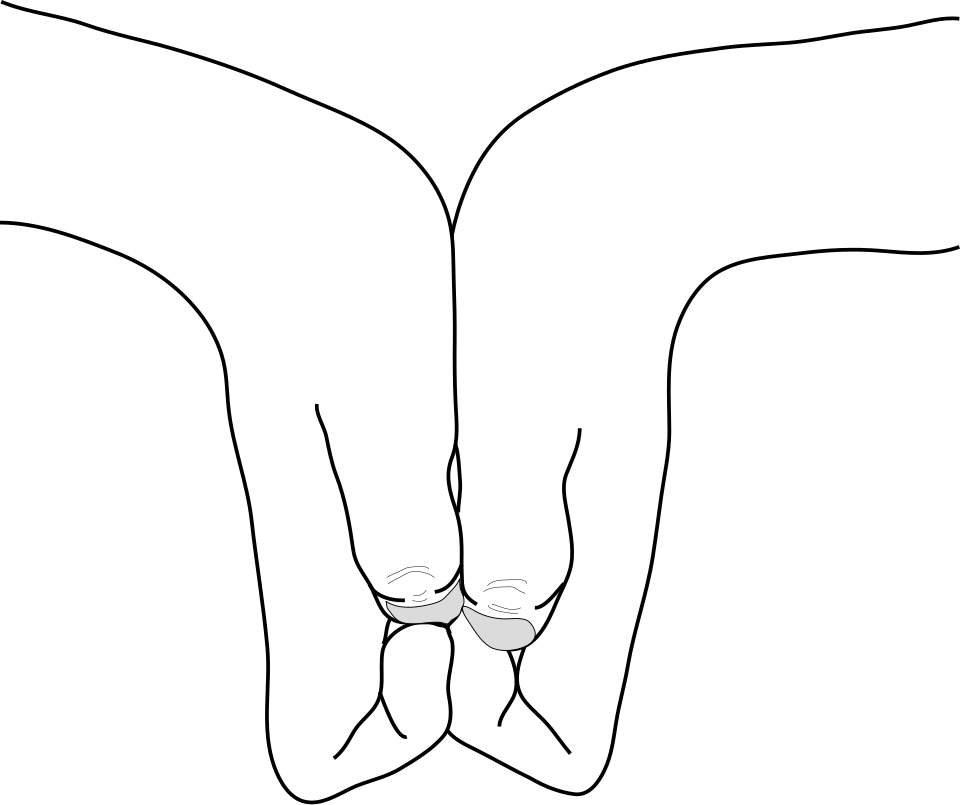
#> input picture gesture_references/_sources/signs/boar.png, 960 x 805 px; its folder holds only this picture in this run
$ python build_bold_signs.py
#> lines starting #> are read from the running program, lines starting #| are printed output that depends on the picture; after the words box and inside, x2 and y2 are one past the last pixel; in counts of white or black regions, pixels touching at a corner belong together
"""Build the bold hand-sign drawings the web app shows in its sequence cards.

Run:  python tools/build_bold_signs.py

Reads gesture_references/_sources/signs/*.png (thin black line art, 960 px wide; Schlum, Wikimedia
Commons, CC BY-SA 4.0) and writes gesture_references/_sources/signs_bold/ (same names, same size,
transparent background). The originals are not changed.

Every stroke is widened in proportion to its own width, around its own centre line, so the main
outlines stay heavier than the finger creases and the hands keep exactly their shape and position;
the finest lines get a minimum width so they stay visible, and the ink is near-black. Per drawing the
factor is chosen so the outlines come out about TARGET_PX wide ON SCREEN in the sequence tiles: a
drawing shown smaller (a tall one in a wide tile) gets proportionally heavier lines, so all of them
look equally bold side by side. The grey nail fills are kept (slightly darker).
"""

import sys
from pathlib import Path

import cv2
import numpy as np
from scipy import ndimage

ROOT = Path(__file__).resolve().parents[1]
SRC = ROOT / "gesture_references" / "_sources" / "signs"
OUT = ROOT / "gesture_references" / "_sources" / "signs_bold"

TARGET_PX = 1.6          # outline width on screen in the sequence tiles (CSS px)
CREASE_SHARE = 0.38      # the thinnest lines are at least this share of the outline width
UP = 3                   # work at 3x for smooth, anti-aliased edges
INK = (16, 20, 26)       # BGR: near-black #1a1410
NAIL = (190, 190, 190)   # nail fill (the source has 219)
# where the drawings are shown (CSS px): the drawing box of a tile on the Live page (2 x 2) and on
# Home / Practice (4 in a row); the scale used is the geometric mean of the two
BOXES = [(137, 65), (165, 121)]

CREDITS = """Bold hand-seal line art in this folder (used by the web app's sequence cards)
=====================================================================

Adapted from the drawings in ../signs (Schlum, Wikimedia Commons, "Naruto Mudra" series, vectorized
from photographs), CC BY-SA 4.0  https://creativecommons.org/licenses/by-sa/4.0/
See ../signs/CREDITS.txt for the original files and their sources.

Changes: lines thickened in proportion to their width and darkened to near-black, nail fill
darkened, white background made transparent (tools/build_bold_signs.py). The shapes and positions
of the hands are unchanged. These adapted drawings are CC BY-SA 4.0 as well.

rasengan_palm.png is SHINOBI AI's own drawing (see ../signs/CREDITS.txt), thickened the same way.
"""


def stroke_width(gray):
    """Median width (px) of the dark strokes: twice the distance-map value on their centre lines."""
    g = cv2.resize(gray, None, fx=UP, fy=UP, interpolation=cv2.INTER_CUBIC)
    ink = (g < 128).astype(np.uint8)
    dt = cv2.distanceTransform(ink, cv2.DIST_L2, 5)
    ridge = (dt > 0) & (dt >= ndimage.maximum_filter(dt, size=3) - 1e-6)
    return float(np.median(2 * dt[ridge] / UP))


def display_scale(w, h):
    """How much a w x h drawing is scaled down in the tiles (object-fit: contain)."""
    return float(np.exp(np.mean([np.log(min(bw / w, bh / h)) for bw, bh in BOXES])))


def bolden(gray, factor, min_width):
    """Each ink pixel becomes a disc of radius factor x its distance to the edge (at least
    min_width / 2): the union is every stroke widened around its centre line."""
    h, w = gray.shape
    g = cv2.resize(gray, None, fx=UP, fy=UP, interpolation=cv2.INTER_CUBIC).astype(np.float32)
    ink = (g < 175).astype(np.uint8)                    # the thin creases are dark grey, not black
    nail = ((g >= 200) & (g < 235)).astype(np.uint8)    # flat grey fills (the anti-aliased rims of
    nail = cv2.morphologyEx(nail, cv2.MORPH_OPEN,       # the lines are thinner and are removed)
                            cv2.getStructuringElement(cv2.MORPH_ELLIPSE, (3 * UP + 1, 3 * UP + 1)))
    dt = cv2.distanceTransform(ink, cv2.DIST_L2, 5)
    radius = np.where(ink > 0, np.maximum(dt * factor, min_width * UP / 2), 0)
    out = ink.copy()
    for r in range(1, int(np.ceil(radius.max())) + 1):
        centres = (radius >= r).astype(np.uint8)
        if not centres.any():
            break
        out |= cv2.dilate(centres, cv2.getStructuringElement(cv2.MORPH_ELLIPSE, (2 * r + 1, 2 * r + 1)))
    a_ink = cv2.resize(out.astype(np.float32), (w, h), interpolation=cv2.INTER_AREA)
    a_nail = cv2.resize(nail.astype(np.float32), (w, h), interpolation=cv2.INTER_AREA) * (1 - a_ink)
    alpha = a_ink + a_nail
    rgb = (np.array(INK, np.float32) * a_ink[..., None] + np.array(NAIL, np.float32) * a_nail[..., None]) \
        / np.maximum(alpha, 1e-6)[..., None]
    return np.dstack([np.clip(rgb, 0, 255), np.clip(alpha * 255, 0, 255)]).round().astype(np.uint8)


def main():
    OUT.mkdir(exist_ok=True)
    for path in sorted(SRC.glob("*.png")):
        gray = cv2.imread(str(path), cv2.IMREAD_GRAYSCALE)
#> gray is the input picture: shape (805, 960); min 0, max 255, mean 249.1
        h, w = gray.shape
#> h = 805; w = 960
        width = TARGET_PX / display_scale(w, h)         # outline width wanted, in source pixels
#> width = 14.52
        factor = width / stroke_width(gray)
#> in stroke_width, `ink = (g < 128).astype(np.uint8)`:
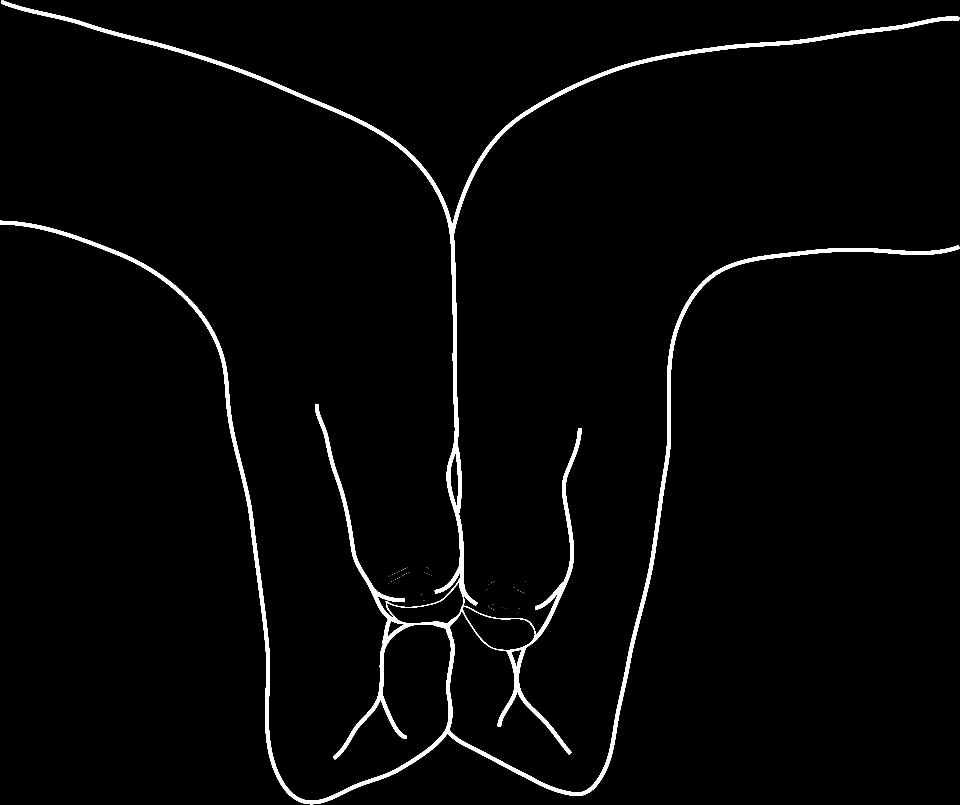
#> ink: shape (2415, 2880) (shown at 1/3 size); values 0 (black) and 1 (white), 2.3% white; 51 white regions (50 under 20 px), largest, box (x1, y1, x2, y2) and area: (0, 0, 2880, 2413) 157041
#> in stroke_width, `ridge = (dt > 0) & (dt >= ndimage.maximum_filter(dt, size=3) - 1e-6)`:
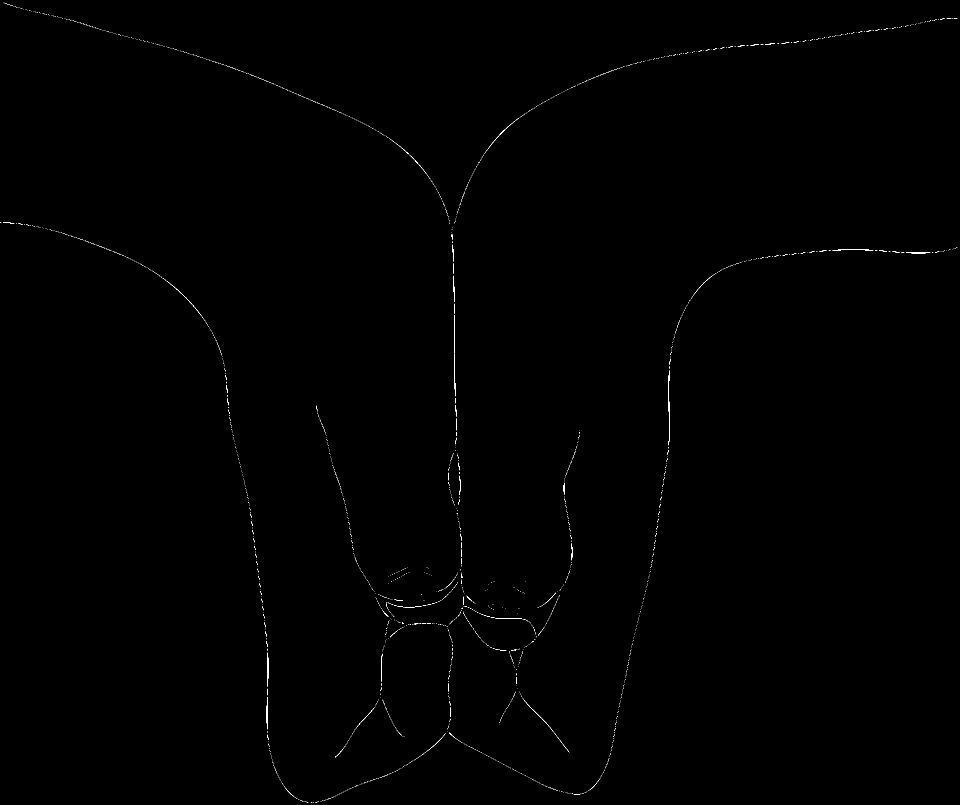
#> ridge: shape (2415, 2880) bool (shown at 1/3 size); 0.13% white in thin lines or dots
#> factor = 3.76
        cv2.imwrite(str(OUT / path.name), bolden(gray, factor, CREASE_SHARE * width))
#> in bolden, `ink = (g < 175).astype(np.uint8)`: ink: shape (2415, 2880); values 0 (black) and 1 (white), 2.5% white; 45 white regions (7 under 20 px), largest, box (x1, y1, x2, y2) and area: (0, 0, 2880, 2414) 175499, (1522, 1737, 1566, 1740) 122, (1240, 1698, 1276, 1701) 104
#> in bolden, `nail = ((g >= 200) & (g < 235)).astype(np.uint8)`: nail: shape (2415, 2880); values 0 (black) and 1 (white), 0.66% white; 2973 white regions (2864 under 20 px), largest, box (x1, y1, x2, y2) and area: (1390, 1822, 1602, 1949) 14588, (1162, 1749, 1388, 1868) 11173, (1370, 908, 1372, 1142) 239
#> in bolden, `nail = cv2.morphologyEx(nail, cv2.MORPH_OPEN,`: nail: shape (2415, 2880); values 0 (black) and 1 (white), 0.36% white; 2 white regions, box (x1, y1, x2, y2) and area: (1393, 1825, 1603, 1949) 14161, (1168, 1762, 1389, 1868) 10804
#> the loop in bolden, `for r in range(1, int(np.ceil(radius.max())) + 1):` made 43 passes
#> pass 1, in bolden, `out |= cv2.dilate(centres, cv2.getStructuringElement(cv2.MORPH_ELLIPSE..`:
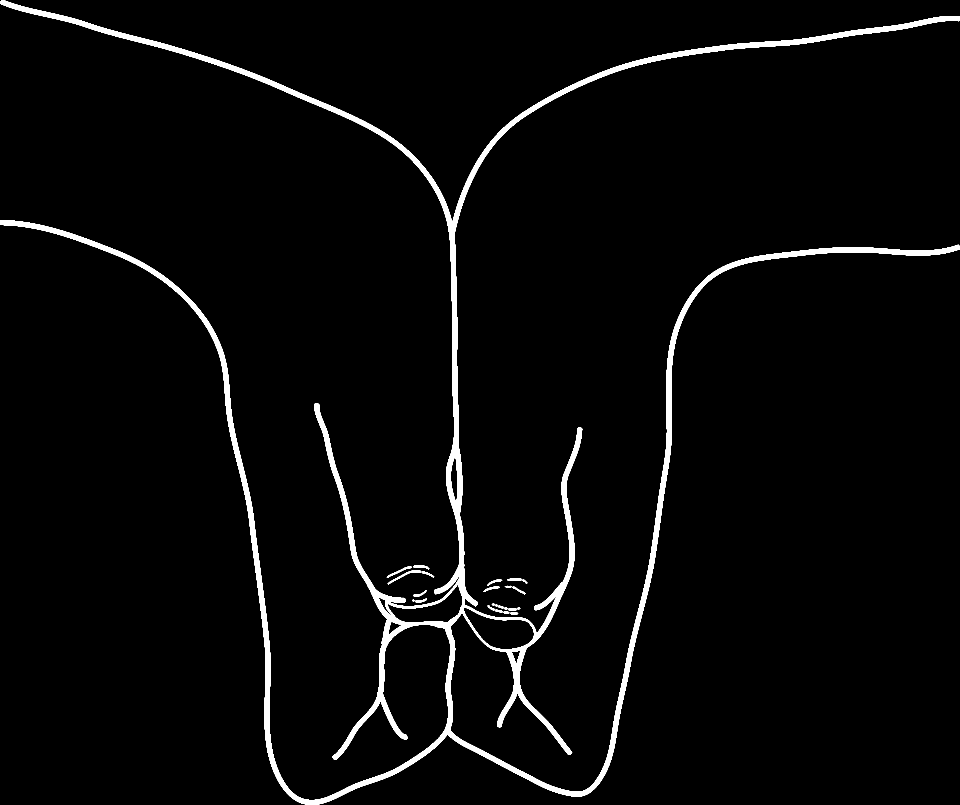
#> out: shape (2415, 2880) (shown at 1/3 size); values 0 (black) and 1 (white), 3% white; 19 white regions, largest, box (x1, y1, x2, y2) and area: (0, 0, 2880, 2415) 202467, (1163, 1712, 1264, 1753) 481, (1160, 1700, 1236, 1734) 343
#> after the loop in bolden, `for r in range(1, int(np.ceil(radius.max())) + 1):`: centres: shape (2415, 2880); every value is 0
#> after the loop in bolden, `for r in range(1, int(np.ceil(radius.max())) + 1):`:
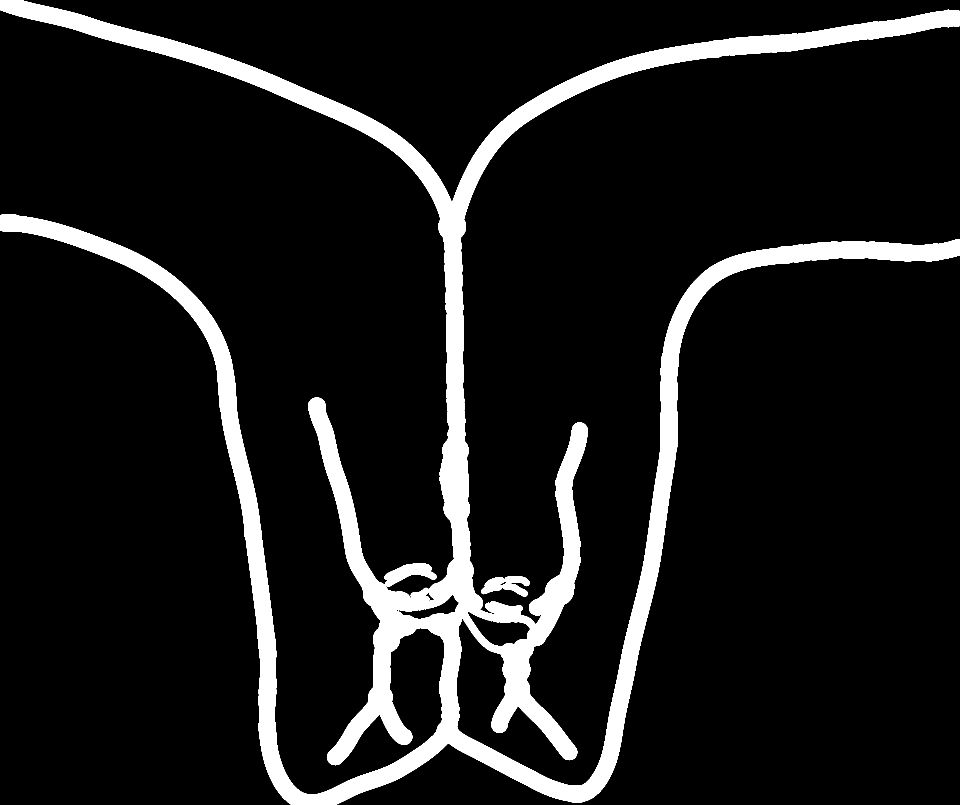
#> out: shape (2415, 2880) (shown at 1/3 size); values 0 (black) and 1 (white), 10% white; 4 white regions, box (x1, y1, x2, y2) and area: (0, 0, 2880, 2415) 685739, (1153, 1690, 1310, 1760) 5381, (1443, 1729, 1589, 1783) 3502, (1507, 1750, 1583, 1790) 1417
#> in bolden, `rgb = (np.array(INK, np.float32) * a_ink[..., None] + np.array(NAIL, n..`:
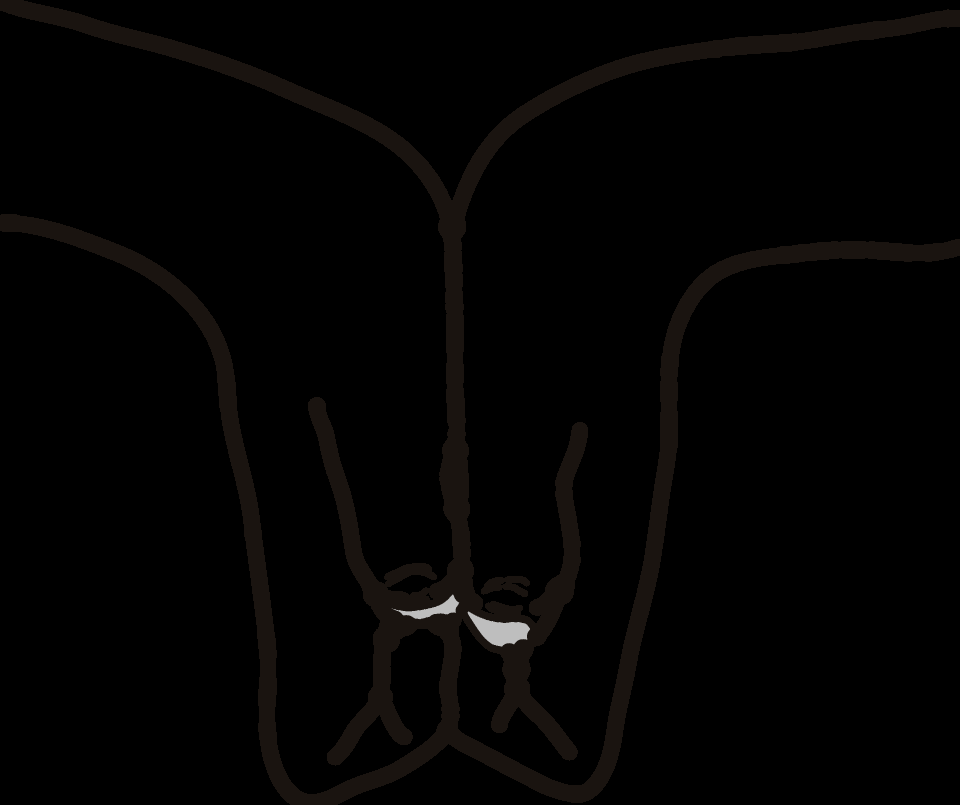
#> rgb: shape (805, 960, 3) float32; mean of channels 0, 1, 2 2.1, 2.5, 3.1; drawn as B, G, R
        print(f"{path.name}: {w}x{h}, outlines x{factor:.2f} -> {width:.1f} px")
#| boar.png: 960x805, outlines x3.76 -> 14.5 px
    (OUT / "CREDITS.txt").write_text(CREDITS, encoding="utf-8")


if __name__ == "__main__":
    sys.exit(main())
#> (the program exits here)

$ run again, on gesture_references/_sources/signs/dog.png
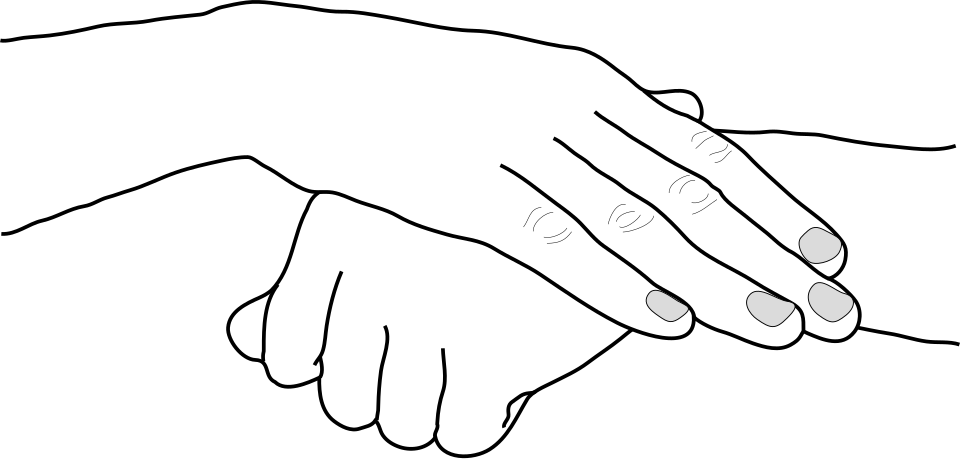
#> input picture gesture_references/_sources/signs/dog.png, 960 x 459 px
#> in main, gray is the input picture: shape (459, 960); min 0, max 255, mean 244.8
#> ridge: shape (1377, 2880) bool; 0.22% white in thin lines or dots
#> factor = 2.66
#> after the loop in bolden, `for r in range(1, int(np.ceil(radius.max())) + 1):`:
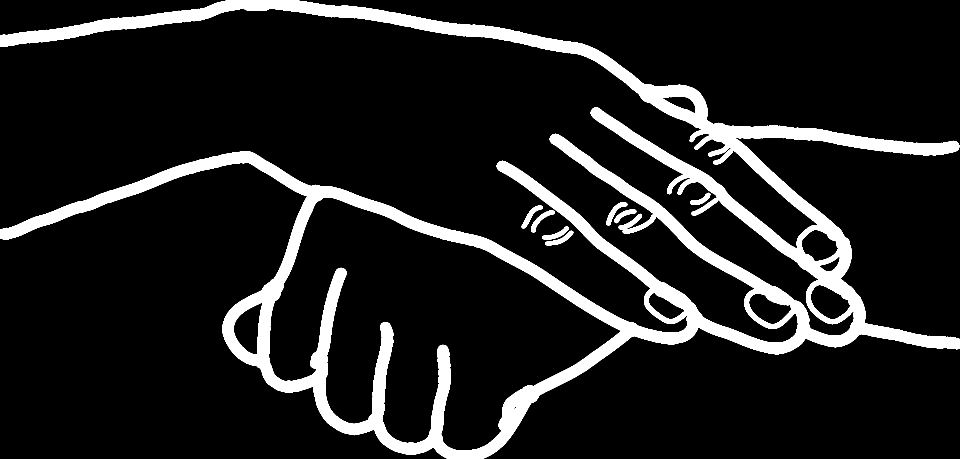
#> out: shape (1377, 2880) (shown at 1/3 size); values 0 (black) and 1 (white), 11.8% white; 9 white regions, largest, box (x1, y1, x2, y2) and area: (0, 0, 2880, 1377) 459705, (1594, 631, 1664, 698) 1205, (1819, 607, 1882, 677) 1196
#> in bolden, `rgb = (np.array(INK, np.float32) * a_ink[..., None] + np.array(NAIL, n..`:
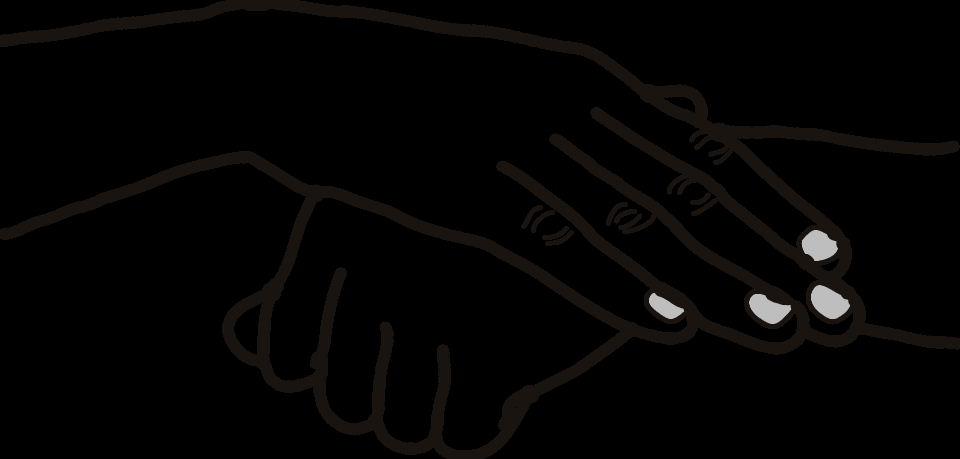
#> rgb: shape (459, 960, 3) float32; mean of channels 0, 1, 2 3.3, 3.8, 4.6; drawn as B, G, R
#| dog.png: 960x459, outlines x2.66 -> 10.3 px
